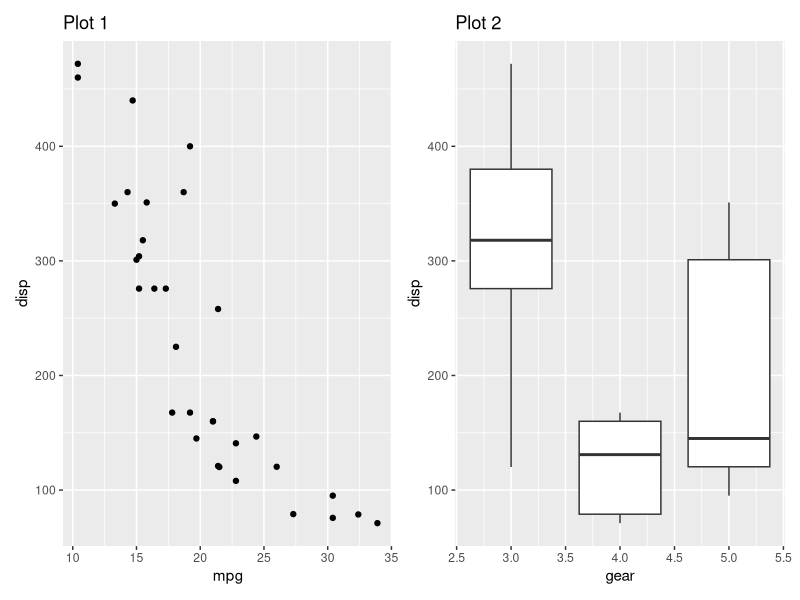
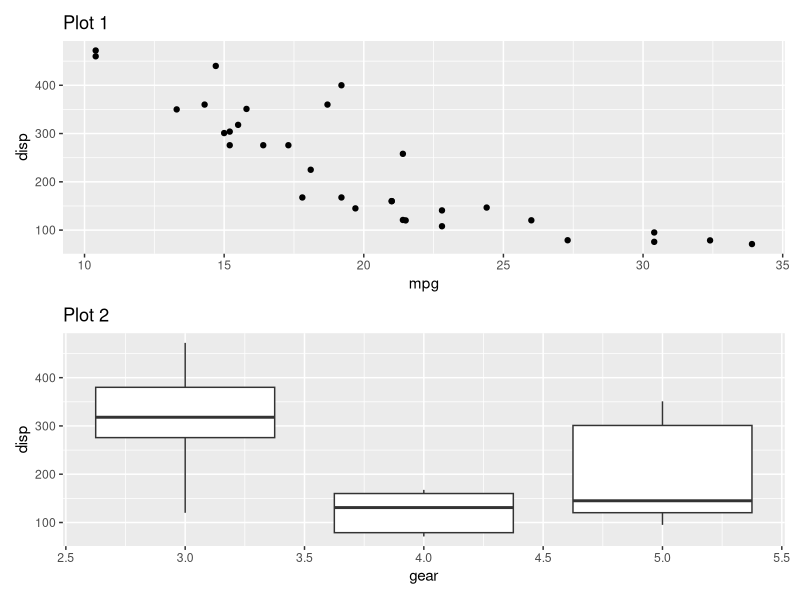
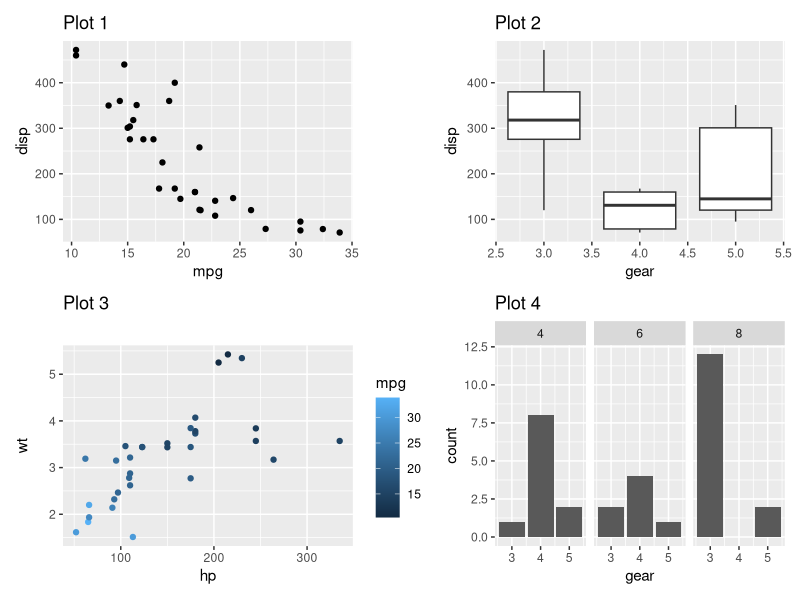

Write R code to recreate these figures, in order.
## ---- chunk 1
library(ggplot2)
p1 <- ggplot(mtcars) + 
  geom_point(aes(mpg, disp)) + 
  ggtitle('Plot 1')

p2 <- ggplot(mtcars) + 
  geom_boxplot(aes(gear, disp, group = gear)) + 
  ggtitle('Plot 2')

p3 <- ggplot(mtcars) + 
  geom_point(aes(hp, wt, colour = mpg)) + 
  ggtitle('Plot 3')

p4 <- ggplot(mtcars) + 
  geom_bar(aes(gear)) + 
  facet_wrap(~cyl) + 
  ggtitle('Plot 4')

library(patchwork)
## ---- chunk 2
p1 + p2
## ---- chunk 3
p1 /p2
## ---- chunk 4
p1 + p2 + p3 + p4
